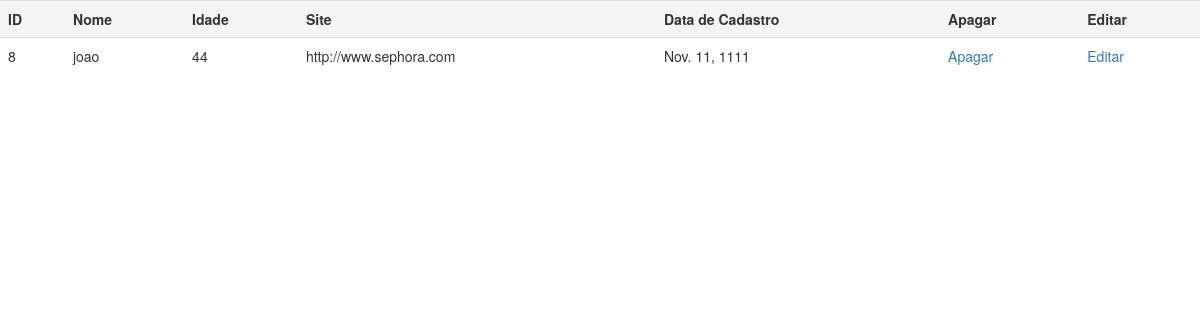
Screenshot of /contatos/mostrar/8 with the database file from the repository.
### contatos/models.py (models this page shows, shortened)
class Pessoa(models.Model):
    nome = models.CharField(max_length=80)
    idade = models.PositiveIntegerField()
    site = models.URLField()
    datacadastro = models.DateField()

### contatos/views.py (the view)
# urls.py: url(r'^mostrar/(?P<id>\d+)', mostrar, name="par"),
def mostrar(request, id):
    query = Pessoa.objects.filter(id=id)
    return render(request, "contatos/mostrar.html", {'pessoas': query})

### contatos/templates/contatos/mostrar.html
{% extends "contatos/base.html" %}
{% block content %}
<table class="table table-hover">
    <tr>
        <th>ID</th>
        <th>Nome</th>
        <th>Idade</th>
        <th>Site</th>
        <th>Data de Cadastro</th>
        <th>Apagar</th>
        <th>Editar</th>
    </tr>
    {% for i in pessoas %}
    <tr>
        <td>{{ i.id }}</td>
        <td>{{ i.nome }}</td>
        <td>{{i.idade}}</td>
        <td>{{i.site}}</td>
        <td>{{ i.datacadastro }}</td>
        <td><a href="{%url 'apagar' i.id %}">Apagar</a></td>
        <td><a href="{%url 'editar' i.id %}">Editar</a></td>
    </tr>
    {% endfor %}
</table>
{% endblock %}

### rows the page displays
Pessoa: id "8", nome "joao", idade "44", site "http://www.sephora.com", datacadastro "Nov. 11, 1111"
